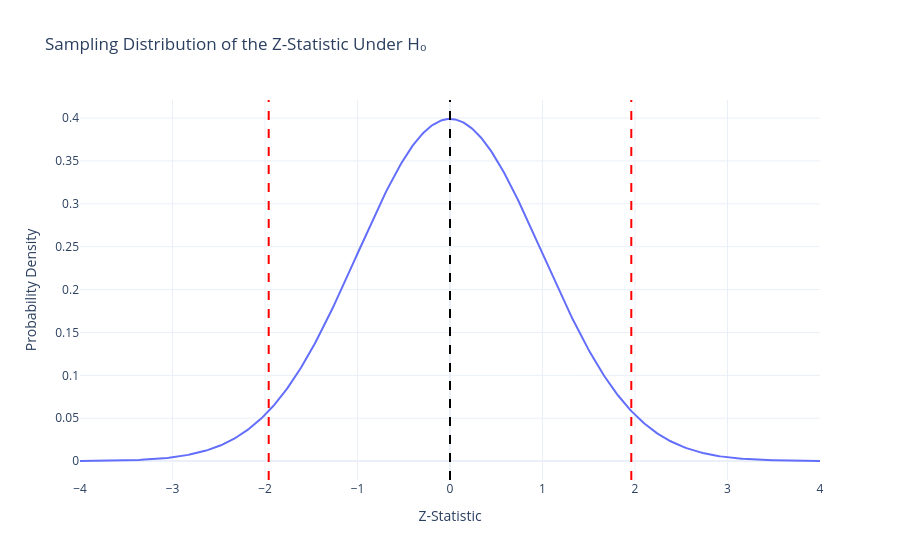

Here is the notebook cell this chart was saved with:
### Markdown cell above
## Visualization 2 — Rejection Region
### Objective

Highlight the region where we reject the null hypothesis

### Code cell
x = np.linspace(-4, 4, 500)
y = norm.pdf(x)
fig = go.Figure()
fig.add_trace(
    go.Scatter(
        x=x,
        y=y,
        mode="lines",
        name="Standard Normal Distribution"
    )
)
fig.update_layout(
    title="Sampling Distribution of the Z-Statistic Under H₀",
    xaxis_title="Z-Statistic",
    yaxis_title="Probability Density",
    template="plotly_white"
)
fig.add_vline(
    x=0,
    line_dash="dash",
    line_color="black"
)
fig.add_vline(
    x=-1.96,
    line_dash="dash",
    line_color="red"
)

fig.add_vline(
    x=1.96,
    line_dash="dash",
    line_color="red"
)

### Figure 1 — Plotly figure (JSON) as saved in the notebook; plotly's stock layout.template omitted (floating-point values rounded to 4 significant figures; data arrays with more than 128 entries replaced by an {"elided": "..."} marker saying what was removed)
{"data": [{"mode": "lines", "name": "Standard Normal Distribution", "type": "scatter", "x": {"elided": "500 float values"}, "y": {"elided": "500 float values"}}], "layout": {"shapes": [{"line": {"color": "black", "dash": "dash"}, "type": "line", "x0": 0, "x1": 0, "xref": "x", "y0": 0, "y1": 1, "yref": "y domain"}, {"line": {"color": "red", "dash": "dash"}, "type": "line", "x0": -1.96, "x1": -1.96, "xref": "x", "y0": 0, "y1": 1, "yref": "y domain"}, {"line": {"color": "red", "dash": "dash"}, "type": "line", "x0": 1.96, "x1": 1.96, "xref": "x", "y0": 0, "y1": 1, "yref": "y domain"}], "title": {"text": "Sampling Distribution of the Z-Statistic Under H₀"}, "xaxis": {"title": {"text": "Z-Statistic"}}, "yaxis": {"title": {"text": "Probability Density"}}}}
